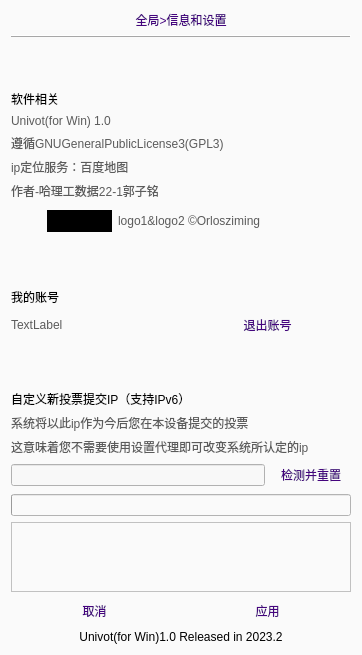
<?xml version="1.0" encoding="UTF-8"?>
<ui version="4.0">
 <class>Diainfo</class>
 <widget class="QDialog" name="Diainfo">
  <property name="geometry">
   <rect>
    <x>0</x>
    <y>0</y>
    <width>362</width>
    <height>454</height>
   </rect>
  </property>
  <property name="windowTitle">
   <string>Dialog</string>
  </property>
  <property name="styleSheet">
   <string notr="true">background-color: rgb(250, 250, 250);</string>
  </property>
  <layout class="QVBoxLayout" name="verticalLayout">
   <item>
    <widget class="QLabel" name="label_4">
     <property name="styleSheet">
      <string notr="true">font: 75 30pt &quot;微软雅黑&quot;;
color: rgb(69, 4, 126);</string>
     </property>
     <property name="text">
      <string>&lt;html&gt;&lt;head/&gt;&lt;body&gt;&lt;p align=&quot;center&quot;&gt;全局&amp;gt;信息和设置&lt;/p&gt;&lt;/body&gt;&lt;/html&gt;</string>
     </property>
    </widget>
   </item>
   <item>
    <widget class="QFrame" name="frame">
     <property name="frameShape">
      <enum>QFrame::HLine</enum>
     </property>
     <property name="frameShadow">
      <enum>QFrame::Raised</enum>
     </property>
    </widget>
   </item>
   <item>
    <widget class="QFrame" name="frame_3">
     <property name="minimumSize">
      <size>
       <width>0</width>
       <height>40</height>
      </size>
     </property>
     <property name="frameShape">
      <enum>QFrame::NoFrame</enum>
     </property>
     <property name="frameShadow">
      <enum>QFrame::Sunken</enum>
     </property>
    </widget>
   </item>
   <item>
    <widget class="QLabel" name="label">
     <property name="styleSheet">
      <string notr="true">
font: 25 20pt &quot;微软雅黑 Light&quot;;
</string>
     </property>
     <property name="text">
      <string>软件相关</string>
     </property>
    </widget>
   </item>
   <item>
    <widget class="QLabel" name="label_7">
     <property name="styleSheet">
      <string notr="true">font: 10pt &quot;微软雅黑&quot;;
color: rgb(91, 91, 91);</string>
     </property>
     <property name="text">
      <string>Univot(for Win) 1.0  </string>
     </property>
    </widget>
   </item>
   <item>
    <widget class="QLabel" name="label_12">
     <property name="styleSheet">
      <string notr="true">font: 10pt &quot;微软雅黑&quot;;
color: rgb(91, 91, 91);</string>
     </property>
     <property name="text">
      <string>遵循GNUGeneralPublicLicense3(GPL3)</string>
     </property>
    </widget>
   </item>
   <item>
    <widget class="QLabel" name="label_15">
     <property name="styleSheet">
      <string notr="true">font: 10pt &quot;微软雅黑&quot;;
color: rgb(91, 91, 91);</string>
     </property>
     <property name="text">
      <string>&lt;html&gt;&lt;head/&gt;&lt;body&gt;&lt;p&gt;ip定位服务：百度地图&lt;/p&gt;&lt;/body&gt;&lt;/html&gt;</string>
     </property>
    </widget>
   </item>
   <item>
    <widget class="QLabel" name="label_3">
     <property name="styleSheet">
      <string notr="true">font: 10pt &quot;微软雅黑&quot;;
color: rgb(91, 91, 91);</string>
     </property>
     <property name="text">
      <string>作者-哈理工数据22-1郭子铭</string>
     </property>
    </widget>
   </item>
   <item>
    <layout class="QHBoxLayout" name="horizontalLayout_3">
     <item>
      <widget class="QLabel" name="label_8">
       <property name="minimumSize">
        <size>
         <width>30</width>
         <height>30</height>
        </size>
       </property>
       <property name="maximumSize">
        <size>
         <width>30</width>
         <height>30</height>
        </size>
       </property>
       <property name="styleSheet">
        <string notr="true">border-image: url(:/resource/ICON.png);</string>
       </property>
       <property name="text">
        <string/>
       </property>
      </widget>
     </item>
     <item>
      <widget class="QLabel" name="label_10">
       <property name="sizePolicy">
        <sizepolicy hsizetype="Preferred" vsizetype="Preferred">
         <horstretch>65</horstretch>
         <verstretch>22</verstretch>
        </sizepolicy>
       </property>
       <property name="minimumSize">
        <size>
         <width>65</width>
         <height>22</height>
        </size>
       </property>
       <property name="maximumSize">
        <size>
         <width>65</width>
         <height>22</height>
        </size>
       </property>
       <property name="styleSheet">
        <string notr="true">border-image: url(:/resource/LOGO.png);
background-color: rgb(0, 0, 0);</string>
       </property>
       <property name="text">
        <string/>
       </property>
      </widget>
     </item>
     <item>
      <widget class="QLabel" name="label_11">
       <property name="styleSheet">
        <string notr="true">font: 10pt &quot;微软雅黑&quot;;
color: rgb(91, 91, 91);</string>
       </property>
       <property name="text">
        <string>logo1&amp;logo2 ©Orlosziming</string>
       </property>
      </widget>
     </item>
    </layout>
   </item>
   <item>
    <widget class="QFrame" name="frame_2">
     <property name="minimumSize">
      <size>
       <width>0</width>
       <height>40</height>
      </size>
     </property>
     <property name="frameShape">
      <enum>QFrame::NoFrame</enum>
     </property>
     <property name="frameShadow">
      <enum>QFrame::Sunken</enum>
     </property>
    </widget>
   </item>
   <item>
    <widget class="QLabel" name="label_13">
     <property name="styleSheet">
      <string notr="true">
font: 25 20pt &quot;微软雅黑 Light&quot;;</string>
     </property>
     <property name="text">
      <string>我的账号</string>
     </property>
    </widget>
   </item>
   <item>
    <layout class="QHBoxLayout" name="horizontalLayout_4">
     <item>
      <widget class="QLabel" name="label_14">
       <property name="styleSheet">
        <string notr="true">font: 10pt &quot;微软雅黑&quot;;
color: rgb(91, 91, 91);
</string>
       </property>
       <property name="text">
        <string>TextLabel</string>
       </property>
      </widget>
     </item>
     <item>
      <widget class="QPushButton" name="pushButton_3">
       <property name="styleSheet">
        <string notr="true">font: 10pt &quot;微软雅黑&quot;;
color: rgb(69, 4, 126);</string>
       </property>
       <property name="text">
        <string>退出账号</string>
       </property>
       <property name="flat">
        <bool>true</bool>
       </property>
      </widget>
     </item>
    </layout>
   </item>
   <item>
    <widget class="QFrame" name="frame_4">
     <property name="minimumSize">
      <size>
       <width>0</width>
       <height>40</height>
      </size>
     </property>
     <property name="frameShape">
      <enum>QFrame::NoFrame</enum>
     </property>
     <property name="frameShadow">
      <enum>QFrame::Raised</enum>
     </property>
    </widget>
   </item>
   <item>
    <widget class="QLabel" name="label_2">
     <property name="styleSheet">
      <string notr="true">
font: 25 20pt &quot;微软雅黑 Light&quot;;
</string>
     </property>
     <property name="text">
      <string>自定义新投票提交IP（支持IPv6）</string>
     </property>
    </widget>
   </item>
   <item>
    <widget class="QLabel" name="label_5">
     <property name="styleSheet">
      <string notr="true">font: 10pt &quot;微软雅黑&quot;;
color: rgb(91, 91, 91);</string>
     </property>
     <property name="text">
      <string>系统将以此ip作为今后您在本设备提交的投票</string>
     </property>
    </widget>
   </item>
   <item>
    <widget class="QLabel" name="label_6">
     <property name="styleSheet">
      <string notr="true">font: 10pt &quot;微软雅黑&quot;;
color: rgb(91, 91, 91);</string>
     </property>
     <property name="text">
      <string>这意味着您不需要使用设置代理即可改变系统所认定的ip</string>
     </property>
    </widget>
   </item>
   <item>
    <layout class="QHBoxLayout" name="horizontalLayout">
     <item>
      <widget class="QLineEdit" name="lineEdit">
       <property name="styleSheet">
        <string notr="true">background-color: rgb(248, 248, 248);</string>
       </property>
       <property name="frame">
        <bool>true</bool>
       </property>
      </widget>
     </item>
     <item>
      <widget class="QPushButton" name="queryButton">
       <property name="styleSheet">
        <string notr="true">font: 10pt &quot;微软雅黑&quot;;
color: rgb(69, 4, 126);</string>
       </property>
       <property name="text">
        <string>检测并重置</string>
       </property>
       <property name="flat">
        <bool>true</bool>
       </property>
      </widget>
     </item>
    </layout>
   </item>
   <item>
    <widget class="QProgressBar" name="progress">
     <property name="styleSheet">
      <string notr="true">color: rgb(69, 4, 126);
gridline-color: rgb(69, 4, 126);</string>
     </property>
     <property name="value">
      <number>0</number>
     </property>
     <property name="textVisible">
      <bool>false</bool>
     </property>
     <property name="invertedAppearance">
      <bool>false</bool>
     </property>
     <property name="textDirection">
      <enum>QProgressBar::TopToBottom</enum>
     </property>
     <property name="format">
      <string>%p%</string>
     </property>
    </widget>
   </item>
   <item>
    <widget class="QPlainTextEdit" name="plainTextEdit">
     <property name="maximumSize">
      <size>
       <width>16777215</width>
       <height>200</height>
      </size>
     </property>
     <property name="styleSheet">
      <string notr="true">font: 10pt &quot;微软雅黑&quot;;
color: rgb(91, 91, 91);</string>
     </property>
    </widget>
   </item>
   <item>
    <layout class="QHBoxLayout" name="horizontalLayout_2">
     <item>
      <widget class="QPushButton" name="pushButton_2">
       <property name="styleSheet">
        <string notr="true">color: rgb(69, 4, 126);
font: 25 20pt &quot;微软雅黑 Light&quot;;</string>
       </property>
       <property name="text">
        <string>取消</string>
       </property>
       <property name="autoDefault">
        <bool>true</bool>
       </property>
       <property name="flat">
        <bool>true</bool>
       </property>
      </widget>
     </item>
     <item>
      <widget class="QPushButton" name="pushButton">
       <property name="styleSheet">
        <string notr="true">color: rgb(69, 4, 126);
font: 25 20pt &quot;微软雅黑 Light&quot;;</string>
       </property>
       <property name="text">
        <string>应用</string>
       </property>
       <property name="flat">
        <bool>true</bool>
       </property>
      </widget>
     </item>
    </layout>
   </item>
   <item>
    <widget class="QLabel" name="label_9">
     <property name="text">
      <string>&lt;html&gt;&lt;head/&gt;&lt;body&gt;&lt;p align=&quot;center&quot;&gt;Univot(for Win)1.0    Released in 2023.2&lt;/p&gt;&lt;/body&gt;&lt;/html&gt;</string>
     </property>
    </widget>
   </item>
  </layout>
 </widget>
 <resources/>
 <connections/>
</ui>
